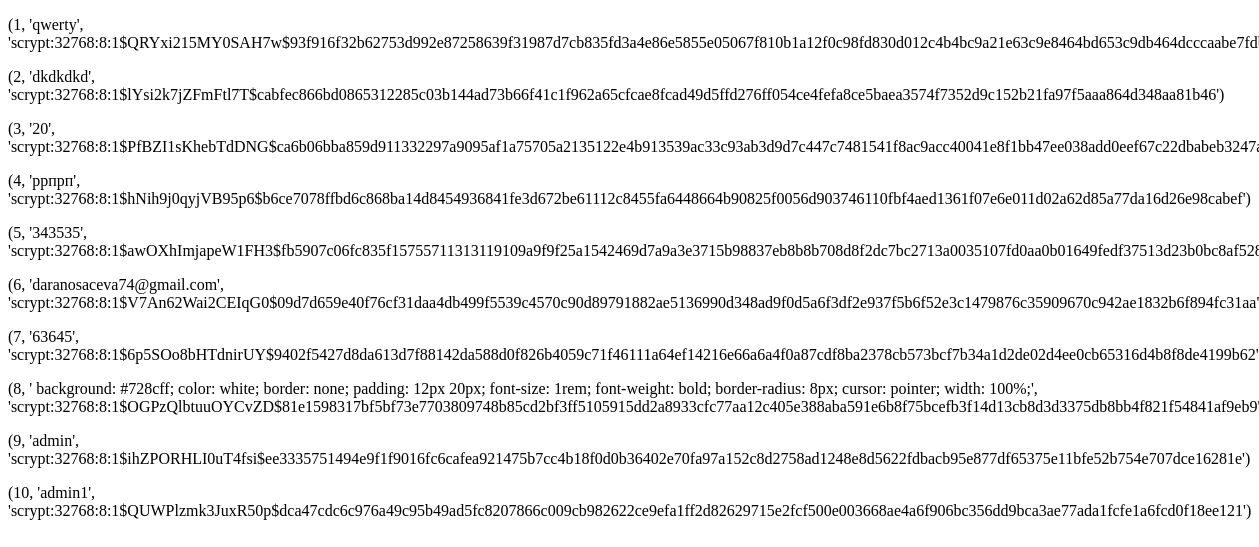
/admin, run on an earlier commit of the app's database.
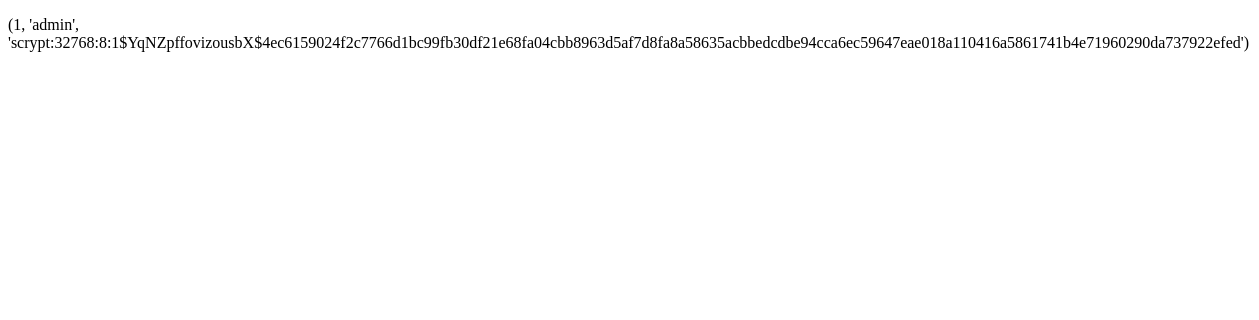
And on a later commit of the database.
### tables this page shows
CREATE TABLE user (
                   id INTEGER PRIMARY KEY AUTOINCREMENT,
                   login VARCHAR(1000) NOT NULL,
                   password VARCHAR(256) NOT NULL
                   );

### app.py (the view)
@app.route("/admin")
def admin_page():
    users = database.get_users()
    return render_template("admin.html", users=users)

### database.py (called while the page is built)
def get_users():
    conn = sqlite3.connect("books.db")
    cursor = conn.cursor()
    cursor.execute("SELECT * FROM user")
    users = cursor.fetchall()
    return users

### templates/admin.html (shortened to what this page needs)
<!DOCTYPE html>
<html lang="en">
<head>
</head>
<body>
    {% for user in users %}
    <p>{{ user }}</p>
    {% endfor %}
</body>
</html>

What changed in the data, as far as the page shows it:
removed user: user "(1, 'qwerty',…"
removed user: user "(2, 'dkdkdkd', 'scrypt:32768:8:1$lYsi2k7jZFmFtl7T$cabfec866bd0865312285c03b144ad73b66f41c1f962a65cfcae8fcad49d5ffd276ff054ce4fefa8ce5baea3574f7352d9c152b21fa97f5aaa864d348aa81b46')"
removed user: user "(3, '20',…"
removed user: user "(4, 'ррпрп', 'scrypt:32768:8:1$hNih9j0qyjVB95p6$b6ce7078ffbd6c868ba14d8454936841fe3d672be61112c8455fa6448664b90825f0056d903746110fbf4aed1361f07e6e011d02a62d85a77da16d26e98cabef')"
removed user: user "(5, '343535',…"
removed user: user "(6, 'daranosaceva74@gmail.com',…"
removed user: user "(7, '63645',…"
removed user: user "(8, ' background: #728cff; color: white; border: none; padding: 12px 20px; font-size: 1rem; font-weight: bold; border-radius: 8px; cursor: pointer; width: 100%;',…"
removed user: user "(9, 'admin', 'scrypt:32768:8:1$ihZPORHLI0uT4fsi$ee3335751494e9f1f9016fc6cafea921475b7cc4b18f0d0b36402e70fa97a152c8d2758ad1248e8d5622fdbacb95e877df65375e11bfe52b754e707dce16281e')"
removed user: user "(10, 'admin1', 'scrypt:32768:8:1$QUWPlzmk3JuxR50p$dca47cdc6c976a49c95b49ad5fc8207866c009cb982622ce9efa1ff2d82629715e2fcf500e003668ae4a6f906bc356dd9bca3ae77ada1fcfe1a6fcd0f18ee121')"
added user: user "(1, 'admin', 'scrypt:32768:8:1$YqNZpffovizousbX$4ec6159024f2c7766d1bc99fb30df21e68fa04cbb8963d5af7d8fa8a58635acbbedcdbe94cca6ec59647eae018a110416a5861741b4e71960290da737922efed')"
